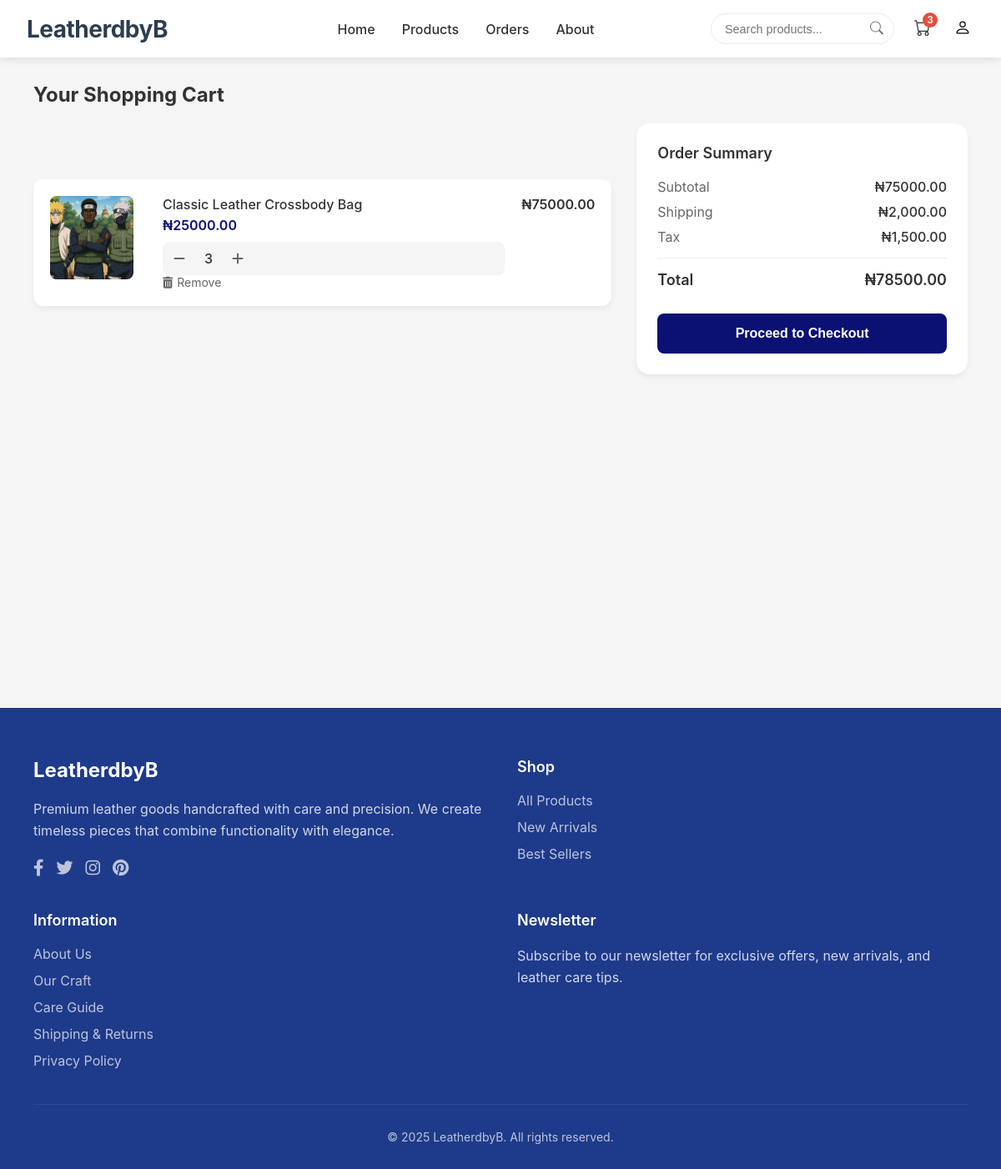
/cart/ (signed in), run on an earlier commit of the app's database.
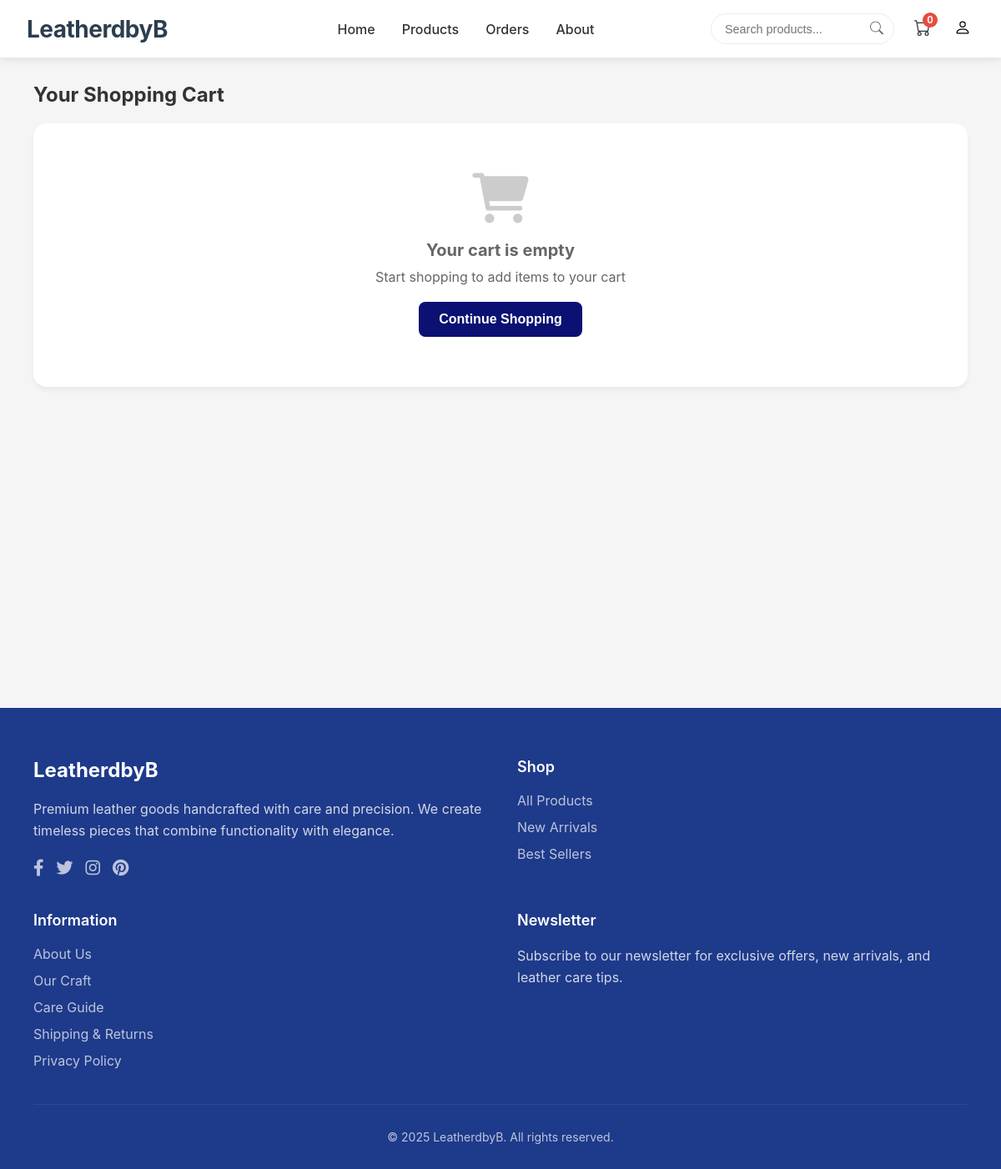
And on a later commit of the database.
### core/models.py (models this page shows, shortened)
class Cart(models.Model):
    user = models.ForeignKey(User, on_delete=models.CASCADE, null=True, blank=True)
    session_key = models.CharField(max_length=40, null=True, blank=True)
    created_at = models.DateTimeField(auto_now_add=True)
    updated_at = models.DateTimeField(auto_now=True)
    @property
    def subtotal(self):
        return sum(item.total_price for item in self.items.all())
    @property
    def total(self):
        return self.subtotal + Decimal('2000.00') + Decimal('1500.00')  # Shipping + Tax
    @property
    def total_items(self):
        return self.items.aggregate(total=models.Sum('quantity'))['total'] or 0

class CartItem(models.Model):
    cart = models.ForeignKey(Cart, related_name='items', on_delete=models.CASCADE)
    product = models.ForeignKey(Product, on_delete=models.CASCADE)
    quantity = models.PositiveIntegerField(default=1)
    @property
    def total_price(self):
        return self.product.price * self.quantity

class Product(models.Model):
    name = models.CharField(max_length=200)
    description = models.TextField()
    slug = models.SlugField(unique=True, blank=True)
    price = models.DecimalField(max_digits=10, decimal_places=2)
    category = models.ForeignKey(Category, on_delete=models.CASCADE)
    stock = models.PositiveIntegerField(default=0)
    rating = models.FloatField(default=0)
    sku = models.CharField(max_length=50, unique=True)
    featured = models.BooleanField(default=False)  # ✅ Add this line
    created_at = models.DateTimeField(auto_now_add=True)
    featured = models.BooleanField(default=False)
    updated_at = models.DateTimeField(auto_now=True)

class ProductImage(models.Model):
    product = models.ForeignKey(Product, related_name='images', on_delete=models.CASCADE)
    image = models.ImageField(upload_to='products/')
    is_featured = models.BooleanField(default=False)

### core/views.py (the view)
def cart_detail(request):
    cart = _get_cart(request)
    context = {
        'cart': cart,
    }
    return render(request, 'cart/detail.html', context)

### core/views.py (called while the page is built, shortened)
def _get_cart(request):
    if request.user.is_authenticated:
        cart, created = Cart.objects.get_or_create(user=request.user)
    return cart

### core/templates/cart/detail.html (shortened to what this page needs)
{% extends "base.html" %}
{% load static %}
{% block content %}
<div id="cart" class="page">
    <div class="cart-header">
        <h2 class="cart-title">Your Shopping Cart</h2>
    </div>
    <div class="cart-container">
        <div class="cart-items">
            <div id="cartItems">
                {% for item in cart.items.all %}
                <div class="cart-item">
                    <div class="cart-item-image">
                        {% if item.product.images.first %}
                        <img src="{{ item.product.images.first.image.url }}" alt="{{ item.product.name }}">
                        {% else %}
                        <i class="fas fa-image"></i>
                        {% endif %}
                    </div>
                    <div class="cart-item-info">
                        <div class="cart-item-name">{{ item.product.name }}</div>
                        <div class="cart-item-price">₦{{ item.product.price|floatformat:2 }}</div>
                        <div class="quantity-controls">
                            <button class="qty-btn" onclick="updateCartItem('{{ item.product.id }}', 'decrement')">
                                <i class="fas fa-minus"></i>
                            </button>
                            <span class="qty-display">{{ item.quantity }}</span>
                            <button class="qty-btn" onclick="updateCartItem('{{ item.product.id }}', 'increment')">
                                <i class="fas fa-plus"></i>
                            </button>
                        </div>
                        <div class="remove-item" onclick="removeFromCart('{{ item.product.id }}')">
                            <i class="fas fa-trash-alt"></i> Remove
                        </div>
                    </div>
                    <div style="font-weight: 600;">₦{{ item.total_price|floatformat:2 }}</div>
                </div>
                {% empty %}
                <div id="emptyCart" class="empty-state">
                    <i class="fas fa-shopping-cart"></i>
                    <h3>Your cart is empty</h3>
                    <p>Start shopping to add items to your cart</p>
                    <button class="shop-btn" onclick="window.location.href='{% url 'home' %}'">Continue Shopping</button>
                </div>
                {% endfor %}
            </div>
        </div>
        {% if cart.items.exists %}
        <div class="cart-summary">
            <h3 class="summary-title">Order Summary</h3>
            <div class="summary-row">
                <span class="summary-label">Subtotal</span>
                <span class="summary-value">₦{{ cart.subtotal|floatformat:2 }}</span>
            </div>
            <div class="summary-row">
                <span class="summary-label">Shipping</span>
                <span class="summary-value">₦2,000.00</span>
            </div>
            <div class="summary-row">
                <span class="summary-label">Tax</span>
                <span class="summary-value">₦1,500.00</span>
            </div>
            <div class="summary-row summary-total">
                <span>Total</span>
                <span>₦{{ cart.total|floatformat:2 }}</span>
            </div>
            {% if request.user.is_authenticated %}
            <button class="checkout-btn" onclick="window.location.href='{% url 'checkout' %}'">Proceed to Checkout</button>
            {% else %}
            <button class="checkout-btn" onclick="window.location.href='{% url 'login' %}?next={% url 'checkout' %}'">Login to Checkout</button>
            {% endif %}
        </div>
        {% endif %}
    </div>
</div>
{% endblock %}

### core/templates/base.html (shortened to what this page needs)
{% load static %}
<!DOCTYPE html>
<html lang="en">
<head>
    <link rel="stylesheet" href="https://cdnjs.cloudflare.com/ajax/libs/font-awesome/6.0.0/css/all.min.css">
    <link rel="stylesheet" href="{% static 'css/style.css' %}">
</head>
<body>
    {% include 'includes/header.html' %}
    <main class="main-content">
        {% block content %}{% endblock %}
    </main>
    {% include 'includes/footer.html' %}
</body>
</html>

### core/templates/includes/header.html (shortened to what this page needs)
<nav class="main-nav">
    <div class="nav-brand">
        <a href="{% url 'home' %}" class="logo">LeatherdbyB</a>
    </div>
    <div class="nav-primary">
        <a class="nav-item {% if request.path == '/' %}active{% endif %}" href="{% url 'home' %}">Home</a>
        <a class="nav-item {% if request.path == '/products/' %}active{% endif %}" href="{% url 'product_list' %}">Products</a>
        <a class="nav-item {% if request.path == '/account/orders/' %}active{% endif %}" href="{% url 'order_history' %}">Orders</a>
        <a class="nav-item {% if request.path == '/about/' %}active{% endif %}" href="{% url 'about' %}">About</a>
    </div>
    <div class="nav-secondary">
        <div class="search-container">
            <form method="GET" action="{% url 'product_list' %}" class="search-form">
                <input type="text" class="search-input" name="search" placeholder="Search products..."
                       value="{{ request.GET.search }}" aria-label="Search products">
                <button type="submit" class="search-button" aria-label="Submit search">
                    <svg xmlns="http://www.w3.org/2000/svg" width="16" height="16" fill="currentColor" viewBox="0 0 16 16">
                        <path d="M11.742 10.344a6.5 6.5 0 1 0-1.397 1.398h-.001c.03.04.062.078.098.115l3.85 3.85a1 1 0 0 0 1.415-1.414l-3.85-3.85a1.007 1.007 0 0 0-.115-.1zM12 6.5a5.5 5.5 0 1 1-11 0 5.5 5.5 0 0 1 11 0z"/>
                    </svg>
                </button>
            </form>
        </div>
        <div class="cart-container" onclick="window.location.href='{% url 'cart_detail' %}'">
            <div class="cart-icon">
                <span class="cart-badge">{{ cart.total_items }}</span>
            </div>
        </div>
        <div class="account-dropdown">
            <button class="account-toggle" aria-label="Account menu">
            </button>
        </div>
    </div>
</nav>

### core/templates/includes/footer.html (shortened to what this page needs)
<footer class="footer">
    <div class="footer-container">
        <div class="footer-col">
            <div class="footer-logo">LeatherdbyB</div>
            <p class="footer-about">
                Premium leather goods handcrafted with care and precision.
                We create timeless pieces that combine functionality with elegance.
            </p>
            <div class="footer-social">
                <a href="#" class="footer-social-link"><i class="fab fa-facebook-f"></i></a>
                <a href="#" class="footer-social-link"><i class="fab fa-twitter"></i></a>
                <a href="#" class="footer-social-link"><i class="fab fa-instagram"></i></a>
                <a href="#" class="footer-social-link"><i class="fab fa-pinterest"></i></a>
            </div>
        </div>
        <div class="footer-col">
            <h3 class="footer-title">Shop</h3>
            <ul class="footer-links">
                <li class="footer-link-item"><a href="{% url 'product_list' %}" class="footer-link">All Products</a></li>
                <li class="footer-link-item"><a href="{% url 'product_list' %}?sort=newest" class="footer-link">New Arrivals</a></li>
                <li class="footer-link-item"><a href="{% url 'product_list' %}?sort=popular" class="footer-link">Best Sellers</a></li>
            </ul>
        </div>
        <div class="footer-col">
            <h3 class="footer-title">Information</h3>
            <ul class="footer-links">
                <li class="footer-link-item"><a href="{% url 'about' %}" class="footer-link">About Us</a></li>
                <li class="footer-link-item"><a href="#" class="footer-link">Our Craft</a></li>
                <li class="footer-link-item"><a href="#" class="footer-link">Care Guide</a></li>
                <li class="footer-link-item"><a href="#" class="footer-link">Shipping & Returns</a></li>
                <li class="footer-link-item"><a href="#" class="footer-link">Privacy Policy</a></li>
            </ul>
        </div>
        <div class="footer-col">
            <h3 class="footer-title">Newsletter</h3>
            <p style="opacity: 0.8; margin-bottom: 20px; line-height: 1.6;">
                Subscribe to our newsletter for exclusive offers, new arrivals, and leather care tips.
            </p>
        </div>
    </div>
    <div class="footer-bottom">
        &copy; {% now "Y" %} LeatherdbyB. All rights reserved.
    </div>
</footer>

### core/static/css/style.css (style rules this page uses)
* { margin: 0; padding: 0; box-sizing: border-box; }
body { font-family: -apple-system, BlinkMacSystemFont, 'Segoe UI', Roboto, sans-serif; background-color: #f5f5f5; color: #333; overflow-x: hidden; }
.logo { font-size: 28px; font-weight: bold; color: #0a1172; }
.search-input { width: 100%; padding: 10px 15px 10px 40px; border: 1px solid #ddd; border-radius: 8px; font-size: 14px; transition: all 0.3s; }
.cart-badge { position: relative; cursor: pointer; }
.main-content { padding: 30px 40px; min-height: calc(100vh - 80px); max-width: 1400px; margin: 0 auto; }
.cart-container { display: flex; gap: 30px; }
.cart-items { flex: 2; }
.cart-header { display: flex; justify-content: space-between; align-items: center; margin-bottom: 20px; }
.cart-title { font-size: 24px; font-weight: bold; }
.empty-state { text-align: center; color: #666; padding: 60px 20px; background: white; border-radius: 16px; box-shadow: 0 4px 6px rgba(0,0,0,0.05); }
.empty-state i { font-size: 60px; margin-bottom: 20px; color: #ccc; }
.empty-state h3 { font-size: 20px; margin-bottom: 10px; }
.empty-state p { margin-bottom: 20px; }
.shop-btn { background: #0a1172; color: white; border: none; padding: 12px 24px; border-radius: 8px; font-size: 16px; font-weight: 600; cursor: pointer; transition: all 0.2s; }
.footer { background: #1e3a8a; color: white; padding: 60px 40px 30px; margin-top: 60px; }
.footer-container { max-width: 1400px; margin: 0 auto; display: grid; grid-template-columns: repeat(4, 1fr); gap: 40px; }
.footer-logo { font-size: 24px; font-weight: bold; margin-bottom: 20px; }
.footer-about { opacity: 0.8; line-height: 1.6; margin-bottom: 20px; }
.footer-social { display: flex; gap: 15px; }
.footer-social-link { color: white; font-size: 20px; opacity: 0.7; transition: all 0.2s; }
.footer-title { font-size: 18px; font-weight: 600; margin-bottom: 20px; }
.footer-links { list-style: none; }
.footer-link-item { margin-bottom: 12px; }
.footer-link { color: white; opacity: 0.7; text-decoration: none; transition: all 0.2s; }
.footer-bottom { text-align: center; padding-top: 30px; margin-top: 30px; border-top: 1px solid rgba(255,255,255,0.1); opacity: 0.7; font-size: 14px; }
.page { animation: fadeIn 0.3s ease-in; }
@media (max-width: 1200px) { .footer-container { grid-template-columns: repeat(2, 1fr); } }
.logo { font-size: 1.75rem; font-weight: bold; color: #0a1172; margin-right: 2rem; }
.search-input { width: 100%; padding: 0.75rem 1rem 0.75rem 3rem; border: 1px solid #ddd; border-radius: 8px; font-size: 1rem; transition: all 0.3s ease; }

What changed in the data, as far as the page shows it:
removed CartItem: product.images.first.image (picture), product.name "Classic Leather Crossbody Bag", product.price "25000.00", quantity "3", total_price "75000.00"
shown differently, row unchanged: Cart: total_items "3" → "0"; subtotal "75000.00" → (not shown); total "78500.00" → (not shown)
Also different on the page:
text no longer shown: "Order Summary Subtotal ₦ Shipping ₦2,000.00 Tax ₦1,500.00 Total ₦ Proceed to Checkout"
text now shown: "Your cart is empty Start shopping to add items to your cart Continue Shopping"
